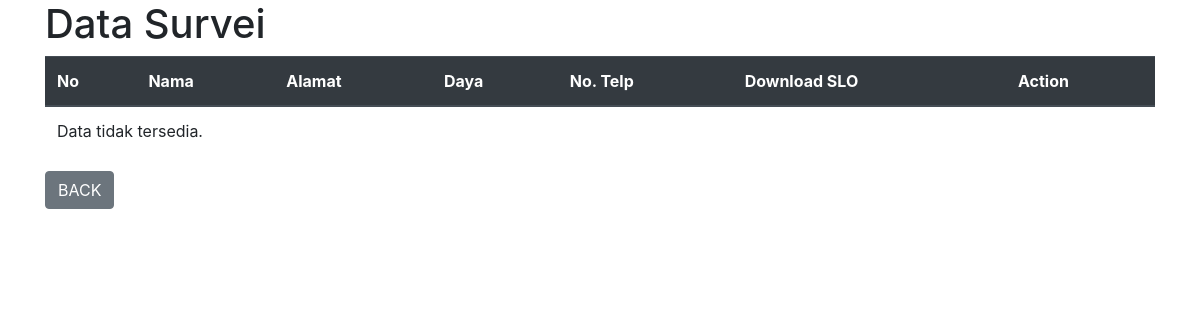
/pendaftaran.php, run on an earlier commit of the app's database.
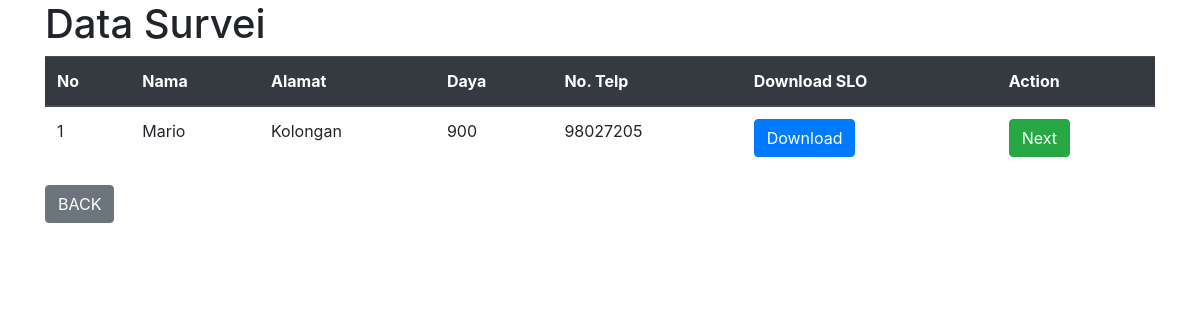
And on a later commit of the database.
### tables this page shows
CREATE TABLE `tb_2` (
  `id` int(11) NOT NULL,
  `nama` varchar(255) NOT NULL,
  `alamat` text NOT NULL,
  `daya` int(15) NOT NULL,
  `no_telp` int(15) NOT NULL,
  `teknis` tinyint(1) NOT NULL,
  `p2tl` tinyint(1) NOT NULL,
  `tunggakan` tinyint(1) NOT NULL,
  `file_path` varchar(255) NOT NULL
);

### pendaftaran.php (the view, shortened to what this page needs)
<?php
    require 'dbcon.php';
    $query = "SELECT * FROM tb_2";
    $result = mysqli_query($conn, $query);
?>
<!DOCTYPE html>
<html>
<head>
    <link rel="stylesheet" href="https://stackpath.bootstrapcdn.com/bootstrap/4.5.0/css/bootstrap.min.css">
</head>
<body>
    <div class="container">
        <h1>Data Survei</h1>
        <div class="wrp">
            <table class="table">
                <thead class="thead-dark">
                    <tr>
                        <th>No</th>
                        <th>Nama</th>
                        <th>Alamat</th>
                        <th>Daya</th>
                        <th>No. Telp</th>
                        <th>Download SLO</th>
                        <th>Action</th>
                    </tr>
                </thead>
                <tbody>
                    <?php
                        if (mysqli_num_rows($result) > 0) {
                            $no = 1;
                            while ($row = mysqli_fetch_assoc($result)) {
                                ?>
                                <tr>
                                    <td><?= $no++; ?></td>
                                    <td><?= $row['nama']; ?></td>
                                    <td><?= $row['alamat']; ?></td>
                                    <td><?= $row['daya']; ?></td>
                                    <td><?= $row['no_telp']; ?></td>
                                    <td>
                                        <?php if (!empty($row['file_path'])) { ?>
                                            <a href="<?= $row['file_path']; ?>" class="btn btn-primary" download>Download</a>
                                            <?php } ?>
                                    </td>
                                    <td>
                                        <form method="POST" action="pendaftaran.php" style="display: inline;">
                                            <button type="submit" class="btn btn-success">Next</button>
                                        </form>
                                    </td>
                                </tr>
                                <?php
                            }
                        } else {
                            ?>
                            <tr>
                                <td colspan="6">Data tidak tersedia.</td>
                            </tr>
                            <?php
                        }
                    ?>
                </tbody>
            </table>
        </div>
        <div class="show">
            <button onclick="location.href='index.php'" class="btn btn-secondary">BACK</button>
        </div>
    </div>
</body>
</html>

What changed in the data, as far as the page shows it:
added tb_2: nama "Mario", alamat "Kolongan", daya "900", no_telp "98027205"
Also different on the page:
text no longer shown: "Data tidak tersedia."
